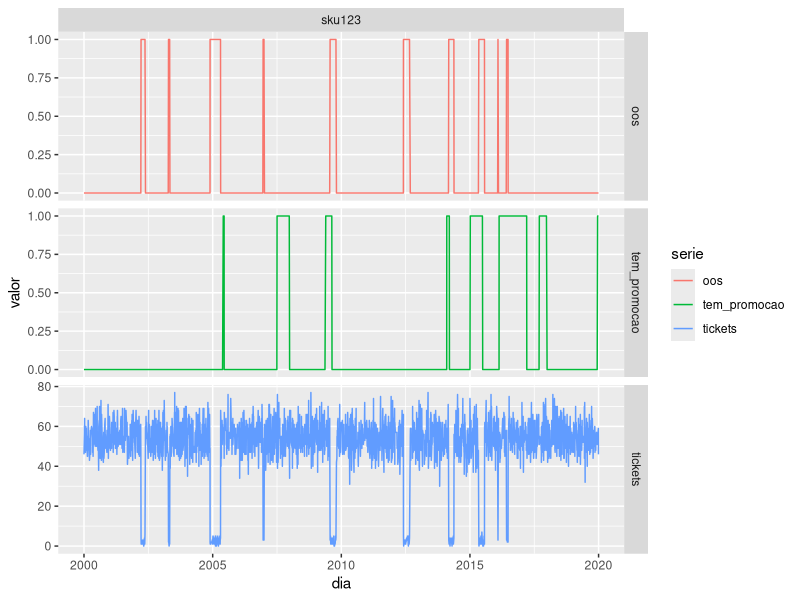

The R script that drew this image:
library(lubridate)
library(tidyverse)
library(expm)

gera_serie_de_states <- function(t, matriz_de_transicao) {
  accumulate(t, ~{
    probabilidades <- matriz_de_transicao[.x, ]
    state <- rmultinom(1, 1, prob = probabilidades) %>% as.logical() %>% which()
    if(state > 2) browser()
    return(state)
  }, .init = 1)[-1] - 1
}

transicao_oos <- matrix(c(0.988, 0.012,
                          0.002, 0.998), 2, 2)
#transicao_promocao <- diag(2)
transicao_promocao <- matrix(c(0.990, 0.010,
                               0.001, 0.999), 2, 2)


dados <- tibble(
  dia = seq.Date(as.Date("2000-01-01"), as.Date("2019-12-31"), "1 day"),
  t = yday(dia),
  sku = sample(c("sku123", "sku456", "sku789"), length(t), replace = TRUE),
  tem_promocao = gera_serie_de_states(t,  matriz_de_transicao = transicao_promocao),
  oos = gera_serie_de_states(t, matriz_de_transicao = transicao_oos)
) %>%
  mutate(
    preditor_linear = model.matrix(~ sku + tem_promocao + oos, data = .) %*% c(4, 0, 0, 0, -3),
    tickets = rpois(nrow(.), lambda = exp(preditor_linear))
  )



dados %>%
  filter(sku %in% "sku123") %>%
  gather("serie", "valor", tem_promocao, oos, tickets) %>%
  ggplot(aes(x = dia, y = valor, colour = serie)) +
  geom_line() +
  facet_grid(serie ~ sku, scales = "free_y")
